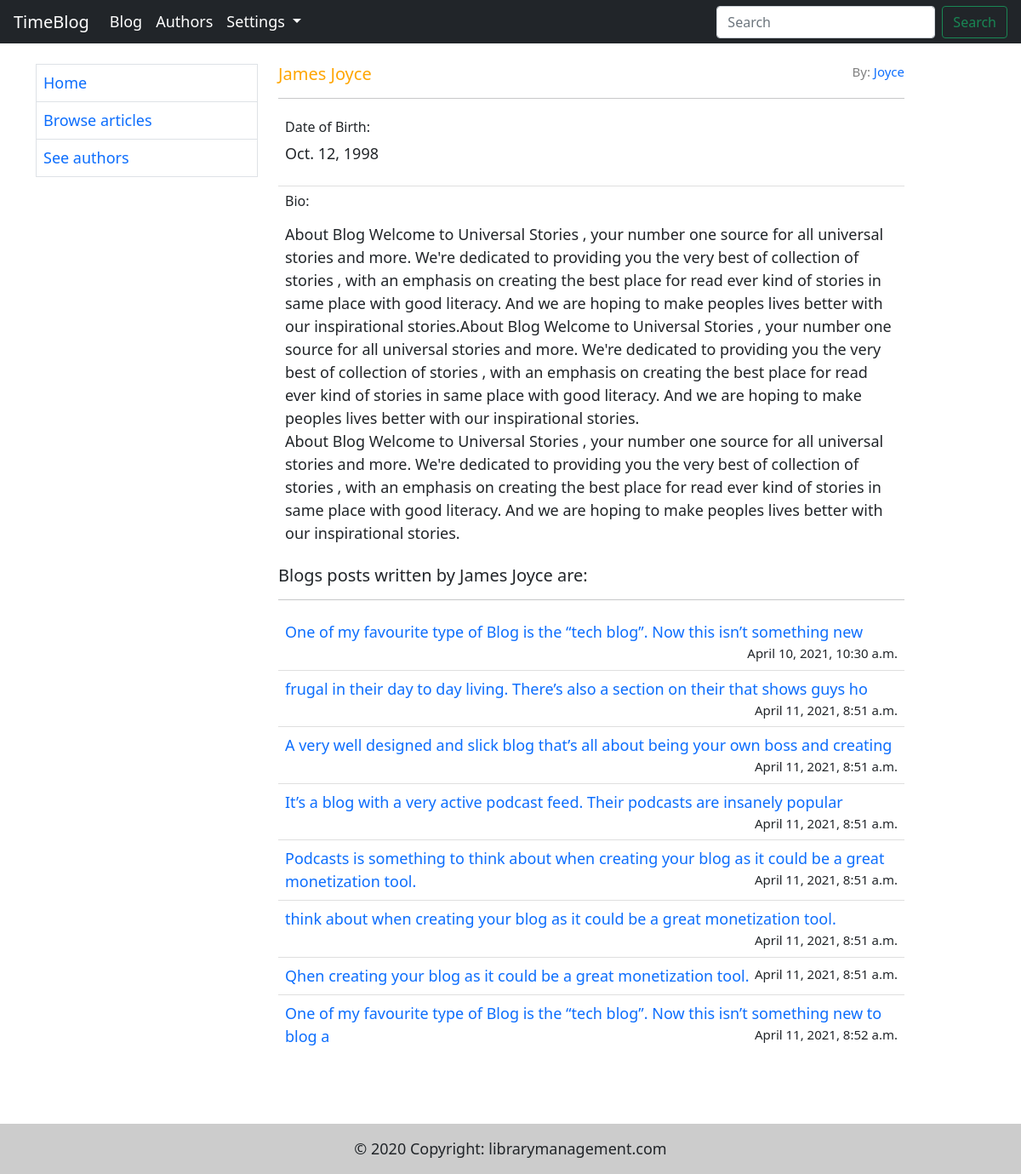
Page /blogs/author/10 on the committed database.
### blog/models.py (models this page shows, shortened)
class Author(models.Model):
    first_name = models.CharField(max_length=100)
    last_name = models.CharField(max_length=100)
    bio = models.TextField(max_length=10000, blank=True)
    username = models.ForeignKey(User, on_delete=models.SET_NULL, null=True)
    date_of_birth = models.DateField(null=True, blank=True, default='1998-10-12')

class Blog(models.Model):
    author = models.ForeignKey(User, on_delete=models.SET_NULL, null=True)
    user = models.ForeignKey('Author', on_delete=models.SET_NULL, null=True)
    title = models.CharField(max_length=200)
    content = models.TextField(max_length=10000)
    timestamp = models.DateTimeField(auto_now_add=True, blank=True,)

### blog/views.py (the view)
# urls.py: path('author/<int:pk>', views.AuthorDetailView.as_view(), name="author"),
class AuthorDetailView(generic.DetailView):
    model = Author
    template_name = 'blog/author.html'
    context_object_name = 'author'
    def get_context_data(self, **kwargs):
        context = super(AuthorDetailView, self).get_context_data(**kwargs)
        context['author_blogs'] = Blog.objects.all()
        return context

### templates/blog/author.html (shortened to what this page needs)
{% extends 'base.html' %}
{% block body %}
    <h5 class="vLargeTextField" style="color: orange">{{ author.first_name }} {{ author.last_name }}
        <a href="#" style="font-size: 15px; float:right"><span style="color: gray">By:</span> {{ author.last_name }}</a>
    </h5>
    <hr>
    <ul class="list-group list-group-flush">
        <li class="p-2 list-group-item">
            <h6>Date of Birth:</h6>
            <p>{{ author.date_of_birth }}</p>
        </li>
        <li class="p-2 list-group-item">
            <h6>Bio:</h6>
            <p>{{ author.bio|linebreaks }}</p>
        </li>
    </ul>
    <h5 class="vLargeTextField">
    {% if author.blog_set.count > 0 %}
        Blogs posts written by {{ author.first_name }} {{ author.last_name }} are:
    {% else %}
        {{ author.first_name }} {{ author.last_name }} has not written any blog posts yet.
    {% endif %}
    </h5>
    <hr>
    <ul class="list-group list-group-flush">
        {% if author.blog_set.count > 0 %}
            {% for blog in author.blog_set.all %}
                <li class="p-2 list-group-item">
                    <a href="{% url 'blog' blog.pk %}"> {{ blog.title }}</a>
                    <a style="font-size: 15px; float:right"> {{ blog.timestamp }}</a>
                </li>
            {% endfor %}
        {% else %}
            <li class="p-2 list-group-item">
                <a>All blogs written by {{ author.first_name }}
                {{ author.last_name }} will be displayed here.</a>
            </li>
        {% endif %}
    </ul>
{% endblock %}

### rows in the picture
Author: first_name "James", last_name "Joyce", date_of_birth "Oct. 12, 1998", bio "About Blog Welcome to Universal Stories , your number one source for all universal stories and more. We're dedicated to providing you the very best of collection of stories , with an emphasis on creating the best place for read ever kind of stories in same place with good literacy. And we are hoping to make peoples lives better with our inspirational stories.About Blog Welcome to Universal Stories , your number one source for all universal stories and more. We're dedicated to providing you the very best of collection of stories , with an emphasis on creating the best place for read ever kind of stories in same place with good literacy. And we are hoping to make peoples lives better with our…"
Blog: title "One of my favourite type of Blog is the “tech blog”. Now this isn’t something new", timestamp "April 10, 2021, 10:30 a.m."
Blog: title "frugal in their day to day living. There’s also a section on their that shows guys ho", timestamp "April 11, 2021, 8:51 a.m."
Blog: title "A very well designed and slick blog that’s all about being your own boss and creating", timestamp "April 11, 2021, 8:51 a.m."
Blog: title "It’s a blog with a very active podcast feed. Their podcasts are insanely popular", timestamp "April 11, 2021, 8:51 a.m."
Blog: title "Podcasts is something to think about when creating your blog as it could be a great monetization tool.", timestamp "April 11, 2021, 8:51 a.m."
Blog: title "think about when creating your blog as it could be a great monetization tool.", timestamp "April 11, 2021, 8:51 a.m."
Blog: title "Qhen creating your blog as it could be a great monetization tool.", timestamp "April 11, 2021, 8:51 a.m."
Blog: title "One of my favourite type of Blog is the “tech blog”. Now this isn’t something new to blog a", timestamp "April 11, 2021, 8:52 a.m."
